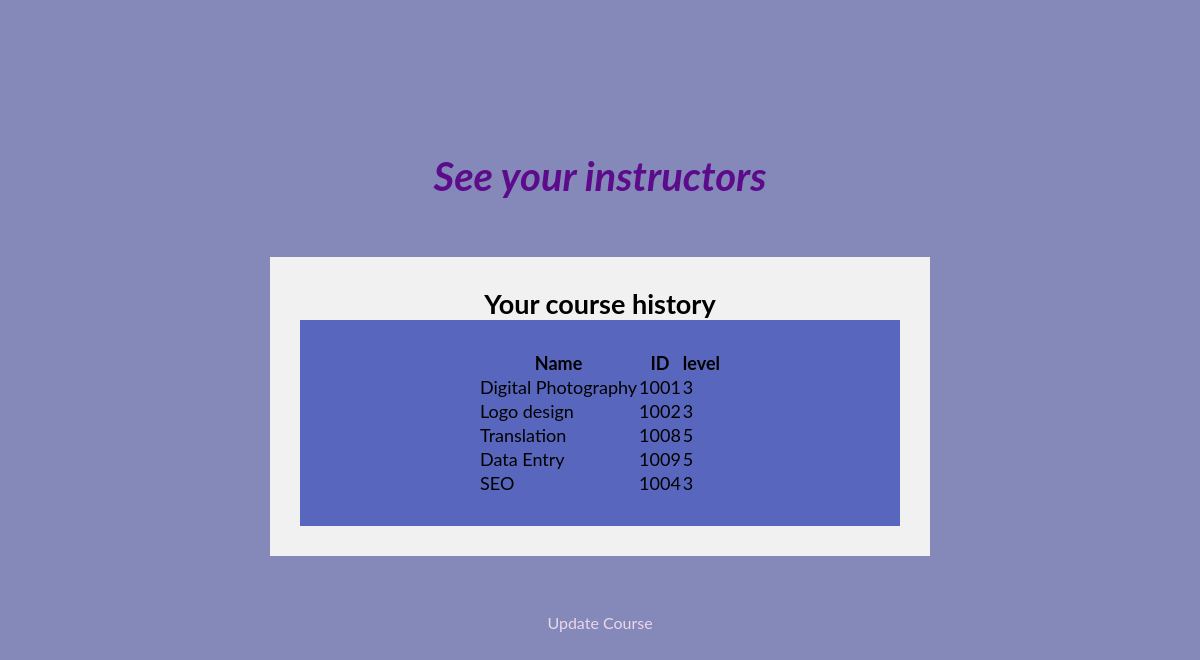
Page /view/coursesee.php (signed in) on the committed database.
### tables this page shows
CREATE TABLE `courses` (
  `c_name` text NOT NULL,
  `c_id` int(11) NOT NULL,
  `level` int(11) NOT NULL
);

### model/lerner/db.php (called while the page is built, shortened)
<?php
class db{
 function ShowAll($conn,$table)
 {
$result = $conn->query("SELECT * FROM  $table");
 return $result;
 }
}
?>

### view/coursesee.php (the view, shortened to what this page needs)
<?php
include('../model/lerner/db.php');
?>
<!DOCTYPE html>
<html>
<link rel="stylesheet" href="../css/anotherone.css">
<center>
<br>
  <br>
  <br>
  <br>
  <br>
  <br>
  <br>
  <br>
  <h1 class="popie">See your instructors</h1>
  <br>
  <br>
  <br>
<div class="boxie">
<h2>Your course history</h2>
   <body>
      <div class="box">
      <center>
<?php
$connection = new db();
$conobj=$connection->OpenCon();
$userQuery=$connection->ShowAll($conobj,"courses");
if ($userQuery->num_rows > 0) {
    echo "<table><tr><th>Name</th><th>ID</th><th>level</th></tr>";
    while($row = $userQuery->fetch_assoc()) {
      echo "<tr><td>".$row["c_name"]."</td><td>".$row["c_id"]."</td><td>".$row["level"]."</td></tr>";
    }
    echo "</table>";
  } else {
    echo "0 results";
  }
?>
</div>
</div>
<br>
<br>
<br>
<a href="../view/courseupdate.php">Update Course</a>

### css/anotherone.css (style rules this page uses)
* { margin: 0; padding: 0; }
a { text-decoration: none; color: #ebd7ea; }
body { text-align: center; font-family: 'Lato', sans-serif; background: #474c97a8; color: #000000; }
.popie { text-align: center; text-shadow: 10rem; text-emphasis:initial; font-size: 40px; font-style: bold; color: rgb(92, 12, 138); font-style: italic; }
.box { box-shadow: ivory; background-color: rgb(88, 103, 189); position: relative; z-index: 3; padding: 30px; font-size:18px; max-width: 600px; }
.boxie { box-shadow: rgb(248, 248, 246); background-color:rgb(241, 241, 241); ; position: relative; z-index: 3; padding: 30px; font-size:18px; max-width: 600px; }

### rows in the picture
courses: c_name "Digital Photography", c_id "1001", level "3"
courses: c_name "Logo design", c_id "1002", level "3"
courses: c_name "Translation", c_id "1008", level "5"
courses: c_name "Data Entry", c_id "1009", level "5"
courses: c_name "SEO", c_id "1004", level "3"
